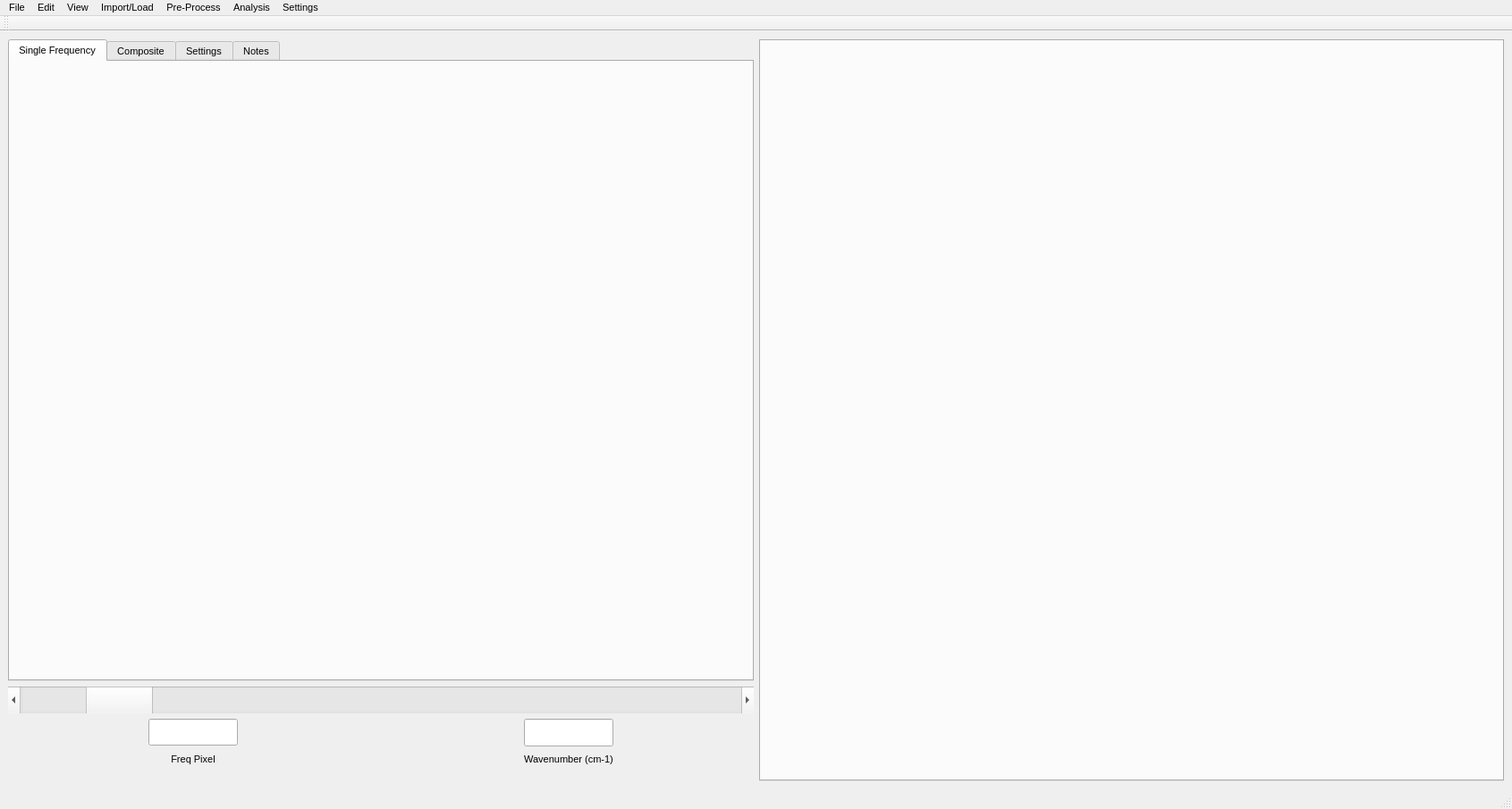
<?xml version="1.0" encoding="UTF-8"?>
<ui version="4.0">
 <class>MainWindow</class>
 <widget class="QMainWindow" name="MainWindow">
  <property name="geometry">
   <rect>
    <x>0</x>
    <y>0</y>
    <width>1691</width>
    <height>905</height>
   </rect>
  </property>
  <property name="palette">
   <palette>
    <active>
     <colorrole role="Base">
      <brush brushstyle="SolidPattern">
       <color alpha="255">
        <red>240</red>
        <green>240</green>
        <blue>240</blue>
       </color>
      </brush>
     </colorrole>
    </active>
    <inactive>
     <colorrole role="Base">
      <brush brushstyle="SolidPattern">
       <color alpha="255">
        <red>255</red>
        <green>255</green>
        <blue>255</blue>
       </color>
      </brush>
     </colorrole>
    </inactive>
    <disabled>
     <colorrole role="Base">
      <brush brushstyle="SolidPattern">
       <color alpha="255">
        <red>240</red>
        <green>240</green>
        <blue>240</blue>
       </color>
      </brush>
     </colorrole>
    </disabled>
   </palette>
  </property>
  <property name="font">
   <font>
    <family>Arial</family>
    <pointsize>8</pointsize>
    <weight>50</weight>
    <italic>false</italic>
    <bold>false</bold>
   </font>
  </property>
  <property name="windowTitle">
   <string>CRIkit2</string>
  </property>
  <property name="autoFillBackground">
   <bool>false</bool>
  </property>
  <property name="styleSheet">
   <string notr="true">font: 8pt &quot;Arial&quot;;</string>
  </property>
  <property name="dockOptions">
   <set>QMainWindow::AllowTabbedDocks|QMainWindow::AnimatedDocks</set>
  </property>
  <widget class="QWidget" name="centralwidget">
   <layout class="QGridLayout" name="gridLayout_7">
    <item row="0" column="1">
     <widget class="QTabWidget" name="tabColors">
      <property name="enabled">
       <bool>true</bool>
      </property>
      <property name="styleSheet">
       <string notr="true"/>
      </property>
      <property name="currentIndex">
       <number>-1</number>
      </property>
     </widget>
    </item>
    <item row="0" column="0">
     <layout class="QVBoxLayout" name="verticalLayout_3">
      <property name="sizeConstraint">
       <enum>QLayout::SetNoConstraint</enum>
      </property>
      <property name="bottomMargin">
       <number>10</number>
      </property>
      <item>
       <widget class="QTabWidget" name="tabMain">
        <property name="currentIndex">
         <number>0</number>
        </property>
        <widget class="QWidget" name="tab">
         <attribute name="title">
          <string>Single Frequency</string>
         </attribute>
         <layout class="QGridLayout" name="gridLayout_3">
          <item row="0" column="0">
           <layout class="QVBoxLayout" name="sweeperVL">
            <property name="spacing">
             <number>0</number>
            </property>
            <property name="sizeConstraint">
             <enum>QLayout::SetDefaultConstraint</enum>
            </property>
            <property name="topMargin">
             <number>10</number>
            </property>
            <property name="bottomMargin">
             <number>0</number>
            </property>
           </layout>
          </item>
         </layout>
        </widget>
        <widget class="QWidget" name="tabCompositeLarge">
         <attribute name="title">
          <string>Composite</string>
         </attribute>
         <layout class="QGridLayout" name="gridLayout_4">
          <item row="0" column="0">
           <layout class="QVBoxLayout" name="sweeperVL_2">
            <property name="spacing">
             <number>0</number>
            </property>
            <property name="sizeConstraint">
             <enum>QLayout::SetDefaultConstraint</enum>
            </property>
            <property name="topMargin">
             <number>10</number>
            </property>
            <property name="bottomMargin">
             <number>0</number>
            </property>
           </layout>
          </item>
         </layout>
        </widget>
        <widget class="QWidget" name="tabSettings">
         <attribute name="title">
          <string>Settings</string>
         </attribute>
         <layout class="QGridLayout" name="gridLayout_6">
          <item row="0" column="0">
           <layout class="QGridLayout" name="gridLayout_5"/>
          </item>
         </layout>
        </widget>
        <widget class="QWidget" name="tab_3">
         <attribute name="title">
          <string>Notes</string>
         </attribute>
         <layout class="QGridLayout" name="gridLayout_2">
          <item row="0" column="0">
           <layout class="QGridLayout" name="gridLayout">
            <item row="0" column="0">
             <widget class="QPlainTextEdit" name="plainTextEdit">
              <property name="plainText">
               <string>This is where you enter notes....

This will be saved to the processed file.</string>
              </property>
             </widget>
            </item>
           </layout>
          </item>
         </layout>
        </widget>
       </widget>
      </item>
      <item>
       <widget class="QScrollBar" name="freqSlider">
        <property name="minimumSize">
         <size>
          <width>400</width>
          <height>30</height>
         </size>
        </property>
        <property name="value">
         <number>10</number>
        </property>
        <property name="orientation">
         <enum>Qt::Horizontal</enum>
        </property>
       </widget>
      </item>
      <item>
       <layout class="QHBoxLayout" name="horizontalLayout">
        <item>
         <layout class="QVBoxLayout" name="verticalLayout">
          <property name="spacing">
           <number>0</number>
          </property>
          <property name="sizeConstraint">
           <enum>QLayout::SetNoConstraint</enum>
          </property>
          <item alignment="Qt::AlignHCenter|Qt::AlignVCenter">
           <widget class="QLineEdit" name="lineEditPix">
            <property name="sizePolicy">
             <sizepolicy hsizetype="Fixed" vsizetype="Fixed">
              <horstretch>0</horstretch>
              <verstretch>0</verstretch>
             </sizepolicy>
            </property>
            <property name="minimumSize">
             <size>
              <width>100</width>
              <height>30</height>
             </size>
            </property>
            <property name="maximumSize">
             <size>
              <width>100</width>
              <height>200</height>
             </size>
            </property>
            <property name="styleSheet">
             <string notr="true">font: 14pt &quot;Arial&quot;;</string>
            </property>
           </widget>
          </item>
          <item alignment="Qt::AlignHCenter|Qt::AlignVCenter">
           <widget class="QLabel" name="labelFreqPixel">
            <property name="sizePolicy">
             <sizepolicy hsizetype="Preferred" vsizetype="Maximum">
              <horstretch>0</horstretch>
              <verstretch>0</verstretch>
             </sizepolicy>
            </property>
            <property name="minimumSize">
             <size>
              <width>10</width>
              <height>30</height>
             </size>
            </property>
            <property name="maximumSize">
             <size>
              <width>100</width>
              <height>20</height>
             </size>
            </property>
            <property name="text">
             <string>Freq Pixel</string>
            </property>
            <property name="textFormat">
             <enum>Qt::AutoText</enum>
            </property>
            <property name="alignment">
             <set>Qt::AlignCenter</set>
            </property>
            <property name="margin">
             <number>0</number>
            </property>
           </widget>
          </item>
         </layout>
        </item>
        <item>
         <layout class="QVBoxLayout" name="verticalLayout_2">
          <property name="spacing">
           <number>0</number>
          </property>
          <item alignment="Qt::AlignHCenter|Qt::AlignBottom">
           <widget class="QLineEdit" name="lineEditFreq">
            <property name="sizePolicy">
             <sizepolicy hsizetype="Fixed" vsizetype="Fixed">
              <horstretch>0</horstretch>
              <verstretch>0</verstretch>
             </sizepolicy>
            </property>
            <property name="minimumSize">
             <size>
              <width>100</width>
              <height>30</height>
             </size>
            </property>
            <property name="maximumSize">
             <size>
              <width>100</width>
              <height>16777215</height>
             </size>
            </property>
            <property name="font">
             <font>
              <family>Arial</family>
              <pointsize>14</pointsize>
              <weight>50</weight>
              <italic>false</italic>
              <bold>false</bold>
             </font>
            </property>
            <property name="styleSheet">
             <string notr="true">font: 14pt &quot;Arial&quot;;</string>
            </property>
           </widget>
          </item>
          <item alignment="Qt::AlignHCenter|Qt::AlignVCenter">
           <widget class="QLabel" name="labelWavenumber">
            <property name="sizePolicy">
             <sizepolicy hsizetype="Preferred" vsizetype="Maximum">
              <horstretch>0</horstretch>
              <verstretch>0</verstretch>
             </sizepolicy>
            </property>
            <property name="minimumSize">
             <size>
              <width>120</width>
              <height>20</height>
             </size>
            </property>
            <property name="maximumSize">
             <size>
              <width>1000</width>
              <height>20</height>
             </size>
            </property>
            <property name="text">
             <string>Wavenumber (cm-1)</string>
            </property>
            <property name="textFormat">
             <enum>Qt::AutoText</enum>
            </property>
            <property name="alignment">
             <set>Qt::AlignCenter</set>
            </property>
            <property name="margin">
             <number>0</number>
            </property>
           </widget>
          </item>
         </layout>
        </item>
       </layout>
      </item>
     </layout>
    </item>
   </layout>
  </widget>
  <widget class="QMenuBar" name="menubar">
   <property name="geometry">
    <rect>
     <x>0</x>
     <y>0</y>
     <width>1691</width>
     <height>22</height>
    </rect>
   </property>
   <widget class="QMenu" name="menuFile">
    <property name="title">
     <string>File</string>
    </property>
    <addaction name="actionOpenHDFNIST"/>
    <addaction name="actionOpenDLMNIST"/>
    <addaction name="actionSave"/>
    <addaction name="separator"/>
    <addaction name="actionSettings"/>
   </widget>
   <widget class="QMenu" name="menuImport">
    <property name="title">
     <string>Import/Load</string>
    </property>
    <widget class="QMenu" name="menuPiece_wise_NRB">
     <property name="enabled">
      <bool>false</bool>
     </property>
     <property name="title">
      <string>Piece-wise NRB</string>
     </property>
     <addaction name="actionMergeNRBs"/>
     <addaction name="separator"/>
     <addaction name="actionLoad_NRB_Left_Side"/>
     <addaction name="actionNRB_from_ROI_Left_Side"/>
     <addaction name="separator"/>
     <addaction name="actionLoad_NRB_Right_Side"/>
     <addaction name="actionNRB_from_ROI_Right_Side"/>
    </widget>
    <addaction name="actionLoadDark"/>
    <addaction name="actionLoadNRB"/>
    <addaction name="separator"/>
    <addaction name="actionLoadDarkDLM"/>
    <addaction name="actionLoadNRBDLM"/>
    <addaction name="separator"/>
    <addaction name="actionNRB_from_ROI"/>
    <addaction name="actionAppend_NRB_from_ROI"/>
    <addaction name="separator"/>
    <addaction name="menuPiece_wise_NRB"/>
   </widget>
   <widget class="QMenu" name="menuPre_Process">
    <property name="title">
     <string>Pre-Process</string>
    </property>
    <widget class="QMenu" name="menuVariance_Stabilize">
     <property name="enabled">
      <bool>true</bool>
     </property>
     <property name="title">
      <string>Standardize</string>
     </property>
     <addaction name="actionAnscombe"/>
     <addaction name="separator"/>
     <addaction name="actionInverseAnscombe"/>
    </widget>
    <widget class="QMenu" name="menuCoherent_Raman_Imaging">
     <property name="title">
      <string>Coherent Raman Imaging</string>
     </property>
     <addaction name="actionKramersKronig"/>
     <addaction name="actionKKSpeedTest"/>
     <addaction name="actionPhaseErrorCorrection"/>
     <addaction name="actionScaleErrorCorrection"/>
    </widget>
    <addaction name="actionDarkSubtract"/>
    <addaction name="actionResidualSubtract"/>
    <addaction name="menuVariance_Stabilize"/>
    <addaction name="actionDeNoise"/>
    <addaction name="actionAmpErrorCorrection"/>
    <addaction name="separator"/>
    <addaction name="actionSimpleOutlierRemoval"/>
    <addaction name="separator"/>
    <addaction name="actionSubtractROI"/>
    <addaction name="separator"/>
    <addaction name="separator"/>
    <addaction name="menuCoherent_Raman_Imaging"/>
   </widget>
   <widget class="QMenu" name="menuEdit">
    <property name="title">
     <string>Edit</string>
    </property>
    <addaction name="actionUndo"/>
    <addaction name="actionZeroFirstColumn"/>
    <addaction name="actionZeroFirstRow"/>
    <addaction name="actionZeroLastColumn"/>
    <addaction name="actionZeroLastRow"/>
    <addaction name="actionFreqWindow"/>
    <addaction name="actionCalibrate"/>
    <addaction name="actionResetCalibration"/>
   </widget>
   <widget class="QMenu" name="menuAnalysis">
    <property name="title">
     <string>Analysis</string>
    </property>
    <addaction name="actionAnalysisToolkit"/>
   </widget>
   <widget class="QMenu" name="menuView">
    <property name="title">
     <string>View</string>
    </property>
    <widget class="QMenu" name="menuToolbar">
     <property name="title">
      <string>Toolbar</string>
     </property>
     <addaction name="actionToolBarNone"/>
     <addaction name="actionToolBarNIST2"/>
     <addaction name="actionToolBarNIST1"/>
    </widget>
    <addaction name="menuToolbar"/>
    <addaction name="separator"/>
    <addaction name="actionShowPlotter"/>
    <addaction name="separator"/>
    <addaction name="actionPointSpectrum"/>
    <addaction name="actionROISpectrum"/>
    <addaction name="separator"/>
    <addaction name="actionDarkSpectrum"/>
    <addaction name="actionNRBSpectrum"/>
    <addaction name="actionLeftSideNRBSpect"/>
    <addaction name="actionRightSideNRBSpect"/>
   </widget>
   <widget class="QMenu" name="menuSettings">
    <property name="title">
     <string>Settings</string>
    </property>
    <addaction name="actionUndo_Backup_Enabled"/>
   </widget>
   <addaction name="menuFile"/>
   <addaction name="menuEdit"/>
   <addaction name="menuView"/>
   <addaction name="menuImport"/>
   <addaction name="menuPre_Process"/>
   <addaction name="menuAnalysis"/>
   <addaction name="menuSettings"/>
  </widget>
  <widget class="QStatusBar" name="statusbar"/>
  <widget class="QToolBar" name="toolBar">
   <property name="enabled">
    <bool>true</bool>
   </property>
   <property name="maximumSize">
    <size>
     <width>16777215</width>
     <height>49</height>
    </size>
   </property>
   <property name="font">
    <font>
     <family>Arial</family>
     <pointsize>8</pointsize>
     <weight>50</weight>
     <italic>false</italic>
     <bold>false</bold>
    </font>
   </property>
   <property name="windowTitle">
    <string>toolBar</string>
   </property>
   <property name="iconSize">
    <size>
     <width>20</width>
     <height>20</height>
    </size>
   </property>
   <property name="toolButtonStyle">
    <enum>Qt::ToolButtonTextUnderIcon</enum>
   </property>
   <attribute name="toolBarArea">
    <enum>TopToolBarArea</enum>
   </attribute>
   <attribute name="toolBarBreak">
    <bool>false</bool>
   </attribute>
  </widget>
  <action name="actionOpenHDFNIST">
   <property name="checked">
    <bool>false</bool>
   </property>
   <property name="enabled">
    <bool>true</bool>
   </property>
   <property name="icon">
    <iconset resource="../icons_all.qrc">
     <normaloff>:/icons/open-iconic-master/png/envelope-open-4x.png</normaloff>:/icons/open-iconic-master/png/envelope-open-4x.png</iconset>
   </property>
   <property name="text">
    <string>Open HDF (NIST)...</string>
   </property>
   <property name="shortcut">
    <string>Ctrl+O</string>
   </property>
  </action>
  <action name="actionLoadDark">
   <property name="enabled">
    <bool>false</bool>
   </property>
   <property name="icon">
    <iconset resource="../icons_all.qrc">
     <normaloff>:/icons/open-iconic-master/png/account-login-4x.png</normaloff>:/icons/open-iconic-master/png/account-login-4x.png</iconset>
   </property>
   <property name="text">
    <string>Load Dark (HDF)</string>
   </property>
  </action>
  <action name="actionLoadNRB">
   <property name="enabled">
    <bool>false</bool>
   </property>
   <property name="icon">
    <iconset resource="../icons_all.qrc">
     <normaloff>:/icons/open-iconic-master/png/account-login-4x.png</normaloff>:/icons/open-iconic-master/png/account-login-4x.png</iconset>
   </property>
   <property name="text">
    <string>Load NRB (HDF)</string>
   </property>
  </action>
  <action name="actionSave">
   <property name="enabled">
    <bool>false</bool>
   </property>
   <property name="icon">
    <iconset resource="../icons_all.qrc">
     <normaloff>:/icons/open-iconic-master/png/envelope-closed-4x.png</normaloff>:/icons/open-iconic-master/png/envelope-closed-4x.png</iconset>
   </property>
   <property name="text">
    <string>Save...</string>
   </property>
   <property name="shortcut">
    <string>Ctrl+S</string>
   </property>
  </action>
  <action name="actionSettings">
   <property name="icon">
    <iconset resource="../icons_all.qrc">
     <normaloff>:/icons/open-iconic-master/png/cog-4x.png</normaloff>:/icons/open-iconic-master/png/cog-4x.png</iconset>
   </property>
   <property name="text">
    <string>Settings...</string>
   </property>
  </action>
  <action name="actionDarkSubtract">
   <property name="enabled">
    <bool>false</bool>
   </property>
   <property name="icon">
    <iconset resource="../icons_all.qrc">
     <normaloff>:/icons/open-iconic-master/png/arrow-thick-bottom-4x.png</normaloff>:/icons/open-iconic-master/png/arrow-thick-bottom-4x.png</iconset>
   </property>
   <property name="text">
    <string>Dark Sub...</string>
   </property>
   <property name="toolTip">
    <string>Dark Subtraction</string>
   </property>
  </action>
  <action name="actionKramersKronig">
   <property name="enabled">
    <bool>false</bool>
   </property>
   <property name="icon">
    <iconset resource="../icons_all.qrc">
     <normaloff>:/icons/open-iconic-master/png/audio-spectrum-4x.png</normaloff>:/icons/open-iconic-master/png/audio-spectrum-4x.png</iconset>
   </property>
   <property name="text">
    <string>KK</string>
   </property>
   <property name="toolTip">
    <string>Kramers-Kronig Relation</string>
   </property>
  </action>
  <action name="actionPhaseErrorCorrection">
   <property name="enabled">
    <bool>false</bool>
   </property>
   <property name="icon">
    <iconset resource="../icons_all.qrc">
     <normaloff>:/icons/open-iconic-master/png/bug-4x.png</normaloff>:/icons/open-iconic-master/png/bug-4x.png</iconset>
   </property>
   <property name="text">
    <string>Phase Err...</string>
   </property>
   <property name="toolTip">
    <string>Phase Error Correction</string>
   </property>
  </action>
  <action name="actionUndo">
   <property name="enabled">
    <bool>false</bool>
   </property>
   <property name="icon">
    <iconset resource="../icons_all.qrc">
     <normaloff>:/icons/open-iconic-master/png/action-undo-4x.png</normaloff>:/icons/open-iconic-master/png/action-undo-4x.png</iconset>
   </property>
   <property name="text">
    <string>Undo</string>
   </property>
  </action>
  <action name="actionDeNoise">
   <property name="enabled">
    <bool>false</bool>
   </property>
   <property name="icon">
    <iconset resource="../icons_all.qrc">
     <normaloff>:/icons/open-iconic-master/png/dial-4x.png</normaloff>:/icons/open-iconic-master/png/dial-4x.png</iconset>
   </property>
   <property name="text">
    <string>De-Noise</string>
   </property>
  </action>
  <action name="actionAnalysisToolkit">
   <property name="enabled">
    <bool>false</bool>
   </property>
   <property name="icon">
    <iconset resource="../icons_all.qrc">
     <normaloff>:/icons/open-iconic-master/png/bar-chart-4x.png</normaloff>:/icons/open-iconic-master/png/bar-chart-4x.png</iconset>
   </property>
   <property name="text">
    <string>Analysis Toolkit</string>
   </property>
  </action>
  <action name="actionZeroFirstColumn">
   <property name="enabled">
    <bool>false</bool>
   </property>
   <property name="icon">
    <iconset resource="../icons_all.qrc">
     <normaloff>:/icons/open-iconic-master/png/crop-4x.png</normaloff>:/icons/open-iconic-master/png/crop-4x.png</iconset>
   </property>
   <property name="text">
    <string>Zero 1st Column</string>
   </property>
  </action>
  <action name="actionPointSpectrum">
   <property name="enabled">
    <bool>false</bool>
   </property>
   <property name="icon">
    <iconset resource="../icons_all.qrc">
     <normaloff>:/icons/open-iconic-master/png/map-marker-4x.png</normaloff>:/icons/open-iconic-master/png/map-marker-4x.png</iconset>
   </property>
   <property name="text">
    <string>Pt Spect</string>
   </property>
   <property name="toolTip">
    <string>Single Point Spectrum</string>
   </property>
  </action>
  <action name="actionROISpectrum">
   <property name="enabled">
    <bool>false</bool>
   </property>
   <property name="icon">
    <iconset resource="../icons_all.qrc">
     <normaloff>:/icons/open-iconic-master/png/map-4x.png</normaloff>:/icons/open-iconic-master/png/map-4x.png</iconset>
   </property>
   <property name="text">
    <string>ROI Spect</string>
   </property>
   <property name="toolTip">
    <string>ROI Spectrum</string>
   </property>
  </action>
  <action name="actionDarkSpectrum">
   <property name="enabled">
    <bool>false</bool>
   </property>
   <property name="text">
    <string>Dark Spect</string>
   </property>
   <property name="toolTip">
    <string>Dark Spectrum</string>
   </property>
  </action>
  <action name="actionNRBSpectrum">
   <property name="enabled">
    <bool>false</bool>
   </property>
   <property name="text">
    <string>NRB Spect</string>
   </property>
   <property name="toolTip">
    <string>NRB Spectrum</string>
   </property>
  </action>
  <action name="actionFreqWindow">
   <property name="enabled">
    <bool>false</bool>
   </property>
   <property name="icon">
    <iconset resource="../icons_all.qrc">
     <normaloff>:/icons/open-iconic-master/png/resize-width-4x.png</normaloff>:/icons/open-iconic-master/png/resize-width-4x.png</iconset>
   </property>
   <property name="text">
    <string>Freq Window</string>
   </property>
   <property name="toolTip">
    <string>Set Frequency Window</string>
   </property>
  </action>
  <action name="actionCalibrate">
   <property name="enabled">
    <bool>false</bool>
   </property>
   <property name="icon">
    <iconset>
     <normalon>:/icons/open-iconic-master/png/check-4x.png</normalon>
    </iconset>
   </property>
   <property name="text">
    <string>Calibrate</string>
   </property>
  </action>
  <action name="actionNRB_from_ROI">
   <property name="enabled">
    <bool>false</bool>
   </property>
   <property name="icon">
    <iconset resource="../icons_all.qrc">
     <normaloff>:/icons/open-iconic-master/png/globe-4x.png</normaloff>:/icons/open-iconic-master/png/globe-4x.png</iconset>
   </property>
   <property name="text">
    <string>NRB from ROI</string>
   </property>
  </action>
  <action name="actionAppend_NRB_from_ROI">
   <property name="enabled">
    <bool>false</bool>
   </property>
   <property name="icon">
    <iconset resource="../icons_all.qrc">
     <normaloff>:/icons/open-iconic-master/png/paperclip-4x.png</normaloff>:/icons/open-iconic-master/png/paperclip-4x.png</iconset>
   </property>
   <property name="text">
    <string>Append NRB from ROI</string>
   </property>
  </action>
  <action name="actionSubtractROI">
   <property name="enabled">
    <bool>false</bool>
   </property>
   <property name="icon">
    <iconset resource="../icons_all.qrc">
     <normaloff>:/icons/open-iconic-master/png/collapse-down-4x.png</normaloff>:/icons/open-iconic-master/png/collapse-down-4x.png</iconset>
   </property>
   <property name="text">
    <string>Sub ROI</string>
   </property>
   <property name="toolTip">
    <string>Subtract ROI Spectrum</string>
   </property>
  </action>
  <action name="actionShowPlotter">
   <property name="text">
    <string>Show Plotter</string>
   </property>
  </action>
  <action name="actionKKSpeedTest">
   <property name="enabled">
    <bool>false</bool>
   </property>
   <property name="text">
    <string>Kramers-Kronig Speed Test</string>
   </property>
  </action>
  <action name="actionSimpleOutlierRemoval">
   <property name="enabled">
    <bool>false</bool>
   </property>
   <property name="text">
    <string>Simple Outlier Removal</string>
   </property>
  </action>
  <action name="actionResetCalibration">
   <property name="enabled">
    <bool>false</bool>
   </property>
   <property name="icon">
    <iconset resource="../icons_all.qrc">
     <normaloff>:/icons/open-iconic-master/png/x-2x.png</normaloff>:/icons/open-iconic-master/png/x-2x.png</iconset>
   </property>
   <property name="text">
    <string>Reset Calibration</string>
   </property>
  </action>
  <action name="actionZeroFirstRow">
   <property name="enabled">
    <bool>false</bool>
   </property>
   <property name="icon">
    <iconset resource="../icons_all.qrc">
     <normaloff>:/icons/open-iconic-master/png/crop-4x.png</normaloff>:/icons/open-iconic-master/png/crop-4x.png</iconset>
   </property>
   <property name="text">
    <string>Zero 1st Row</string>
   </property>
  </action>
  <action name="actionZeroLastColumn">
   <property name="enabled">
    <bool>false</bool>
   </property>
   <property name="icon">
    <iconset resource="../icons_all.qrc">
     <normaloff>:/icons/open-iconic-master/png/crop-4x.png</normaloff>:/icons/open-iconic-master/png/crop-4x.png</iconset>
   </property>
   <property name="text">
    <string>Zero Last Column</string>
   </property>
  </action>
  <action name="actionZeroLastRow">
   <property name="enabled">
    <bool>false</bool>
   </property>
   <property name="icon">
    <iconset resource="../icons_all.qrc">
     <normaloff>:/icons/open-iconic-master/png/crop-4x.png</normaloff>:/icons/open-iconic-master/png/crop-4x.png</iconset>
   </property>
   <property name="text">
    <string>Zero Last Row</string>
   </property>
  </action>
  <action name="actionAnscombe">
   <property name="enabled">
    <bool>false</bool>
   </property>
   <property name="icon">
    <iconset resource="../icons_all.qrc">
     <normaloff>:/icons/open-iconic-master/png/vertical-align-center-4x.png</normaloff>:/icons/open-iconic-master/png/vertical-align-center-4x.png</iconset>
   </property>
   <property name="text">
    <string>Anscombe</string>
   </property>
  </action>
  <action name="actionInverseAnscombe">
   <property name="enabled">
    <bool>false</bool>
   </property>
   <property name="icon">
    <iconset resource="../icons_all.qrc">
     <normaloff>:/icons/open-iconic-master/png/vertical-align-bottom-4x.png</normaloff>:/icons/open-iconic-master/png/vertical-align-bottom-4x.png</iconset>
   </property>
   <property name="text">
    <string>Inv Anscombe</string>
   </property>
   <property name="toolTip">
    <string>Inverse Anscombe</string>
   </property>
  </action>
  <action name="actionScaleErrorCorrection">
   <property name="enabled">
    <bool>false</bool>
   </property>
   <property name="icon">
    <iconset resource="../icons_all.qrc">
     <normaloff>:/icons/open-iconic-master/png/bug-3x.png</normaloff>:/icons/open-iconic-master/png/bug-3x.png</iconset>
   </property>
   <property name="text">
    <string>Scale Err...</string>
   </property>
   <property name="toolTip">
    <string>Scale Error Correction</string>
   </property>
  </action>
  <action name="actionResidualSubtract">
   <property name="enabled">
    <bool>false</bool>
   </property>
   <property name="icon">
    <iconset resource="../icons_all.qrc">
     <normaloff>:/icons/open-iconic-master/png/data-transfer-download-4x.png</normaloff>:/icons/open-iconic-master/png/data-transfer-download-4x.png</iconset>
   </property>
   <property name="text">
    <string>Residual Sub</string>
   </property>
   <property name="toolTip">
    <string>Residual Background Subtraction</string>
   </property>
  </action>
  <action name="actionAmpErrorCorrection">
   <property name="enabled">
    <bool>false</bool>
   </property>
   <property name="icon">
    <iconset resource="../icons_all.qrc">
     <normaloff>:/icons/open-iconic-master/png/graph-3x.png</normaloff>:/icons/open-iconic-master/png/graph-3x.png</iconset>
   </property>
   <property name="text">
    <string>Baseline Sub</string>
   </property>
   <property name="toolTip">
    <string>Baseline Detrending</string>
   </property>
  </action>
  <action name="actionToolBarNIST2">
   <property name="checkable">
    <bool>true</bool>
   </property>
   <property name="checked">
    <bool>false</bool>
   </property>
   <property name="text">
    <string>NIST CRI Workflow</string>
   </property>
  </action>
  <action name="actionToolBarNone">
   <property name="checkable">
    <bool>true</bool>
   </property>
   <property name="text">
    <string>None</string>
   </property>
  </action>
  <action name="actionOpenDLMNIST">
   <property name="icon">
    <iconset resource="../icons_all.qrc">
     <normaloff>:/icons/open-iconic-master/png/envelope-open-4x.png</normaloff>:/icons/open-iconic-master/png/envelope-open-4x.png</iconset>
   </property>
   <property name="text">
    <string>Open DLM (NIST)</string>
   </property>
   <property name="toolTip">
    <string>Open Deliminated File (NIST)</string>
   </property>
  </action>
  <action name="actionLoadDarkDLM">
   <property name="enabled">
    <bool>false</bool>
   </property>
   <property name="icon">
    <iconset resource="../icons_all.qrc">
     <normaloff>:/icons/open-iconic-master/png/account-login-4x.png</normaloff>:/icons/open-iconic-master/png/account-login-4x.png</iconset>
   </property>
   <property name="text">
    <string>Load Dark (DLM)</string>
   </property>
   <property name="toolTip">
    <string>Load Dark (DLM)</string>
   </property>
  </action>
  <action name="actionLoadNRBDLM">
   <property name="enabled">
    <bool>false</bool>
   </property>
   <property name="icon">
    <iconset resource="../icons_all.qrc">
     <normaloff>:/icons/open-iconic-master/png/account-login-4x.png</normaloff>:/icons/open-iconic-master/png/account-login-4x.png</iconset>
   </property>
   <property name="text">
    <string>Load NRB (DLM)</string>
   </property>
   <property name="toolTip">
    <string>Load NRB (DLM)</string>
   </property>
  </action>
  <action name="actionToolBarNIST1">
   <property name="checkable">
    <bool>true</bool>
   </property>
   <property name="checked">
    <bool>false</bool>
   </property>
   <property name="text">
    <string>NIST CRI Workflow (BCARS1)</string>
   </property>
  </action>
  <action name="actionUndo_Backup_Enabled">
   <property name="checkable">
    <bool>true</bool>
   </property>
   <property name="checked">
    <bool>true</bool>
   </property>
   <property name="text">
    <string>Undo/Backup Enabled</string>
   </property>
  </action>
  <action name="actionLoad_NRB_Left_Side">
   <property name="text">
    <string>Load NRB (HDF; Left-Side)</string>
   </property>
  </action>
  <action name="actionLoad_NRB_Right_Side">
   <property name="text">
    <string>Load NRB (HDF; Right-Side)</string>
   </property>
  </action>
  <action name="actionNRB_from_ROI_Left_Side">
   <property name="text">
    <string>NRB from ROI (Left-Side)</string>
   </property>
  </action>
  <action name="actionNRB_from_ROI_Right_Side">
   <property name="text">
    <string>NRB from ROI (Right-Side)</string>
   </property>
  </action>
  <action name="actionMergeNRBs">
   <property name="enabled">
    <bool>false</bool>
   </property>
   <property name="text">
    <string>Merge NRBs</string>
   </property>
  </action>
  <action name="actionMerge_NRBs_KK_Preview">
   <property name="text">
    <string>Merge NRBs (KK Preview)</string>
   </property>
  </action>
  <action name="actionLeftSideNRBSpect">
   <property name="enabled">
    <bool>false</bool>
   </property>
   <property name="text">
    <string>Left-Side NRB Spect</string>
   </property>
  </action>
  <action name="actionRightSideNRBSpect">
   <property name="enabled">
    <bool>false</bool>
   </property>
   <property name="text">
    <string>Right-Side NRB Spec</string>
   </property>
  </action>
 </widget>
 <resources>
  <include location="../icons_all.qrc"/>
 </resources>
 <connections/>
</ui>
